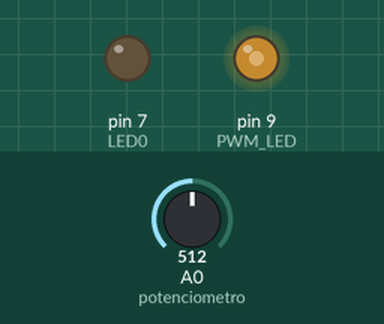
Recording of a sketch running on a simulated Arduino Uno, built with avr-gcc and run on an emulated ATmega328P. Shown: output pins drawn as LEDs (lit = HIGH). Dashed ring = blinking. The inputs (shaded band) are chosen by the test bench; at power-on: A0 (potenciometro) = 512. What the sketch prints to the serial monitor is not drawn.

Above: at 1.2 s.
1.3 s: A0 (potenciometro) set to 122
At 1.41 s:
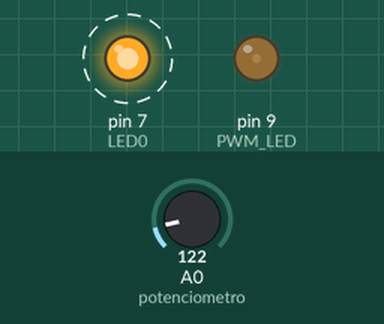
4.3 s: A0 (potenciometro) set to 0
At 4.47 s:
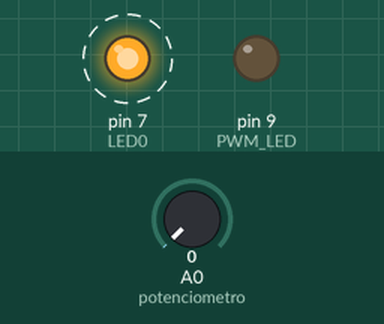
7.3 s: A0 (potenciometro) set to 716
At 9.1 s:
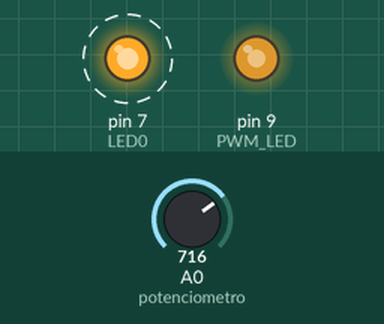
10.3 s: A0 (potenciometro) set to 900
At 10.6 s:
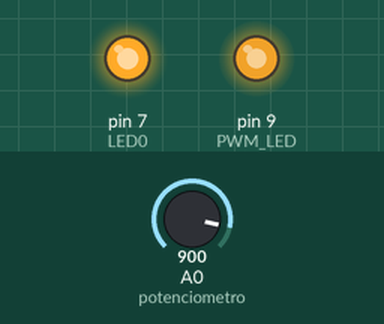
Timing chart, 0 to 14.3 s (numbered marks = the images above; inputs shaded):
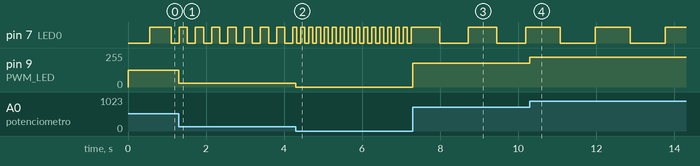

The sketch:

exercicio_7.ino
```cpp
//Exercício 7: A partir do potenciômetro, faça o controle por PWM de um LED
//no pino 9 e o controle por frequência de um outro LED no pino 7 (exercício 4).

#define LED0 7
#define PWM_LED 9
#define potenciometro A0

int pot_valor, pot_valor_delay, brightness = 0;
unsigned long ultima_leitura_led, ultima_leitura_serial;
int delay_serial = 0;

void setup() {
  Serial.begin(9600);
  pinMode(LED0, OUTPUT);
  pinMode(PWM_LED, OUTPUT);
}

void loop() {

  pot_valor = analogRead(potenciometro);
  brightness = map(pot_valor, 0, 1023, 0, 255);
  pot_valor_delay = map(pot_valor, 0, 1023, 100, 1000);

  analogWrite(PWM_LED, brightness);

  if ((millis() - ultima_leitura_led) >= pot_valor_delay){
    digitalWrite(LED0, !digitalRead(LED0));
    ultima_leitura_led = millis();
  }

  if ((millis() - ultima_leitura_serial) >= delay_serial){
    Serial.println(brightness);
    ultima_leitura_serial = millis();
  }

}
```

Measured:
- after the input at 1.3 s, pin 7 (LED0): alternates HIGH for 0.21 s and LOW for 0.21 s, starting at once; pin 9 (PWM_LED): 127/255 → 30/255 at once
- after the input at 4.3 s, pin 7 (LED0): alternates HIGH for 0.10 s and LOW for 0.10 s, starting at once; pin 9 (PWM_LED): 30/255 → 0/255 at once
- after the input at 7.3 s, pin 7 (LED0): alternates HIGH for 0.73 s and LOW for 0.73 s, starting after 0.69 s; pin 9 (PWM_LED): 0/255 → 178/255 at once
- after the input at 10.3 s, pin 9 (PWM_LED): 178/255 → 224/255 at once
